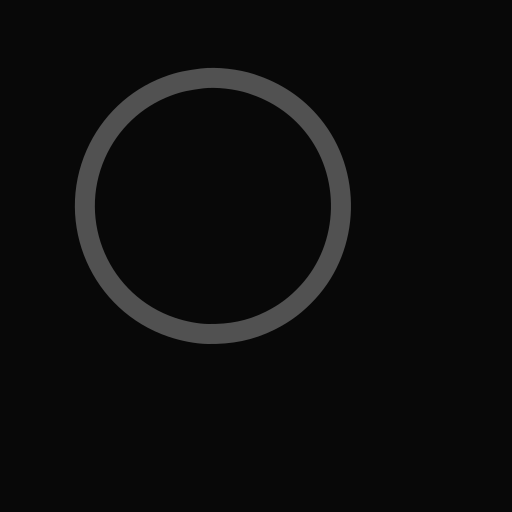
#> input picture img/circle-1.png, 512 x 512 px
$ python matplotlib-animation-of-image-list.py
#> lines starting #> are read from the running program, lines starting #| are printed output that depends on the picture
import numpy as np
import matplotlib.pyplot as plt
import matplotlib.animation as animation
import cv2

fig = plt.figure()

ims = []

img1 = cv2.imread('../../img/circle-1.png', cv2.IMREAD_GRAYSCALE)
#> img1 is the input picture: shape (512, 512); min 8, max 81, mean 12.5
img2 = cv2.imread('../../img/circle-2.png', cv2.IMREAD_GRAYSCALE)
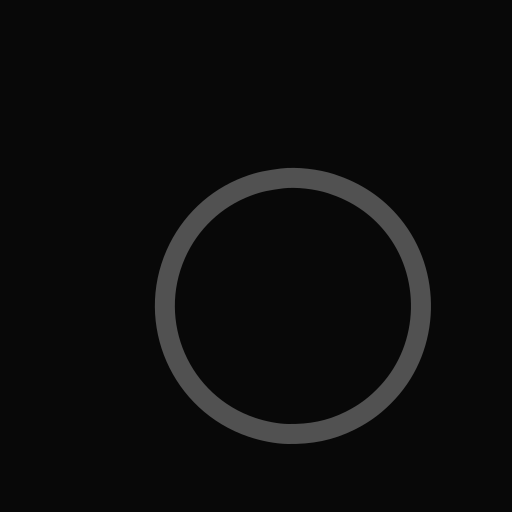
#> input picture img/circle-2.png, 512 x 512 px
#> img2 is the input picture: shape (512, 512); min 8, max 81, mean 12.5
img1 = img1.astype('float')
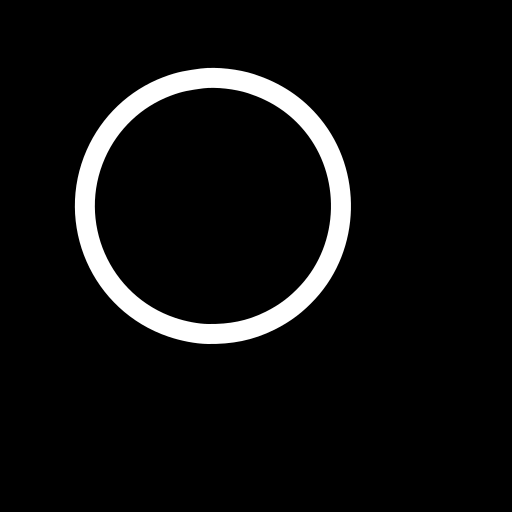
#> img1: shape (512, 512) float64; min 8, max 81, mean 12.5; drawn with min black and max white
img2 = img2.astype('float')
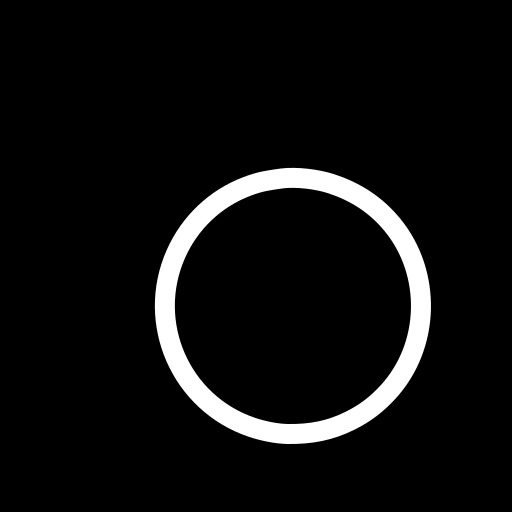
#> img2: shape (512, 512) float64; min 8, max 81, mean 12.5; drawn with min black and max white

plt.subplot(1, 2, 1)
plt.imshow(img1, cmap='gray')
plt.title('original')

plt.subplot(1, 2, 2)
im = plt.imshow(img1, animated=True, cmap='gray')
plt.title('1')
ims.append([im])
im = plt.imshow(img2, animated=True, cmap='gray')
ims.append([im])

plt.subplot(1, 2, 2)
im = plt.imshow(img1, animated=True, cmap='gray')
plt.title('2')
ims.append([im])
im = plt.imshow(img2, animated=True, cmap='gray')
ims.append([im])

plt.subplot(1, 2, 2)
im = plt.imshow(img1, animated=True, cmap='gray')
plt.title('3')
ims.append([im])
im = plt.imshow(img2, animated=True, cmap='gray')
ims.append([im])

plt.subplot(1, 2, 2)
im = plt.imshow(img1, animated=True, cmap='gray')
plt.title('4')
ims.append([im])
im = plt.imshow(img2, animated=True, cmap='gray')
ims.append([im])

ani = animation.ArtistAnimation(fig,
                                ims,
                                interval=500,
                                blit=True,
                                repeat_delay=0)

plt.show()
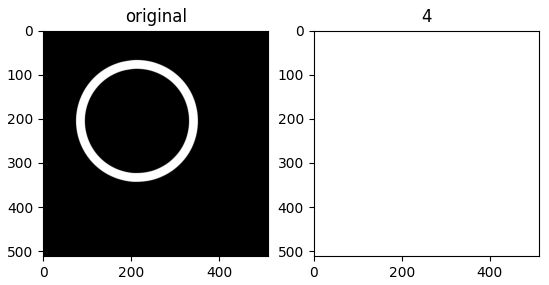
#> figure drawn by matplotlib, 2 panels
